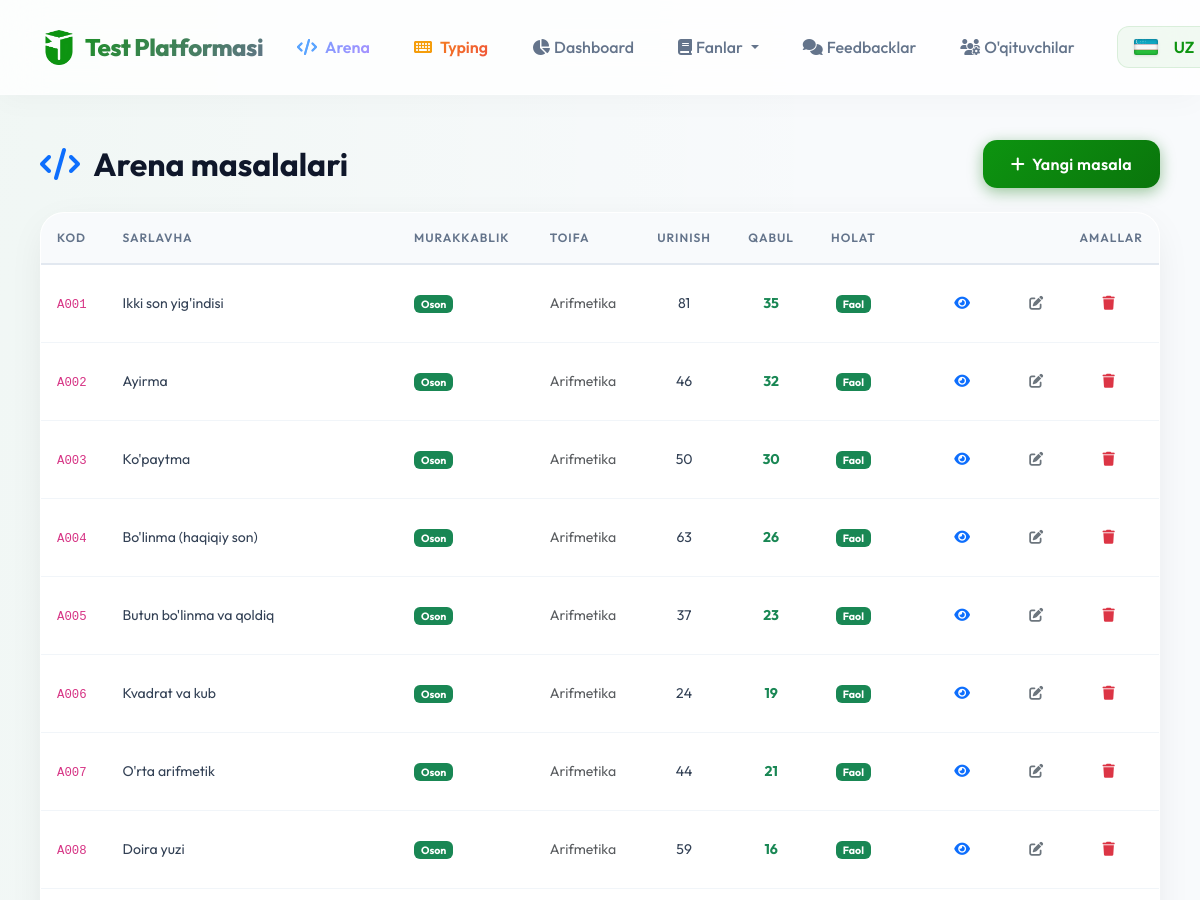
/arena/admin/problems (signed in, upper part), run on an earlier commit of the app's database.
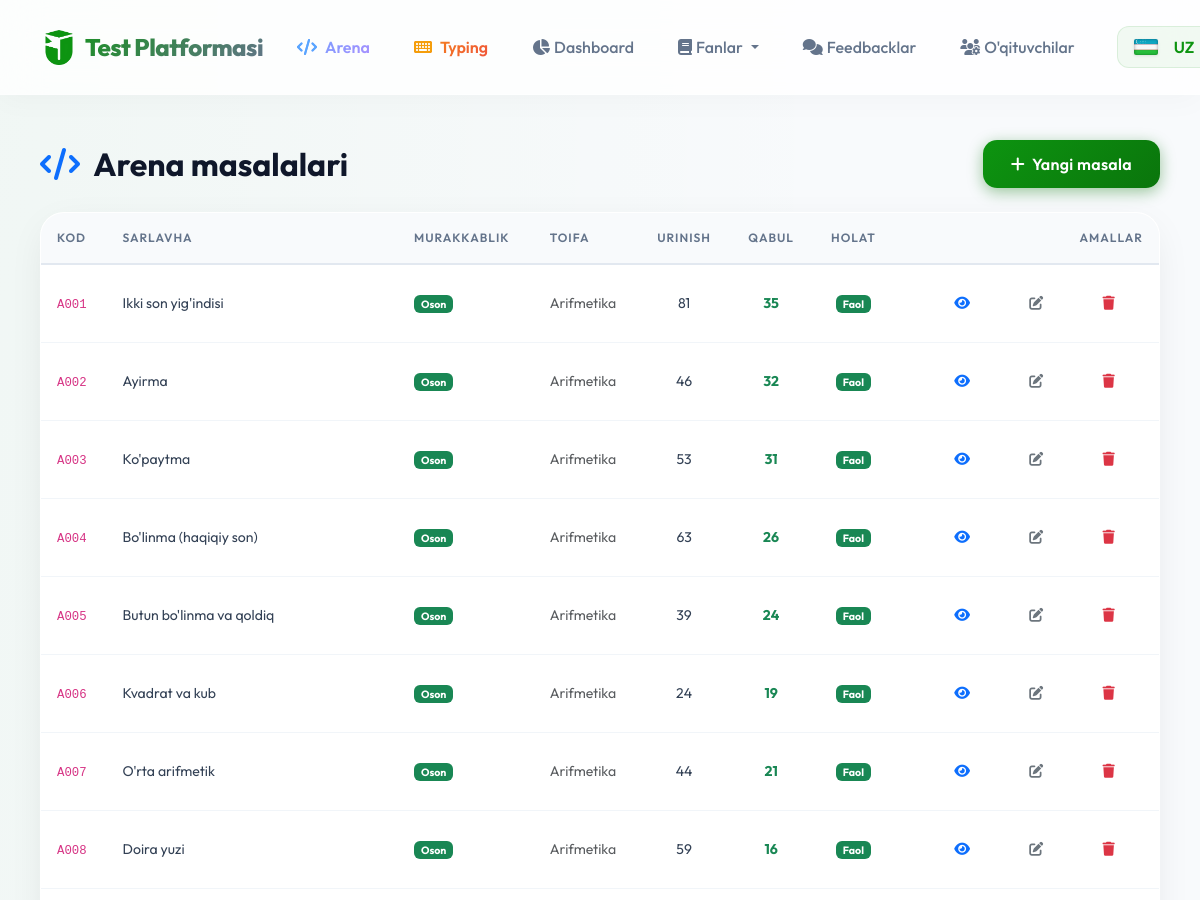
And on a later commit of the database.
### models.py (models this page shows)
class ArenaProblem(db.Model):
    __tablename__ = 'arena_problems'
    id = db.Column(db.Integer, primary_key=True)
    code = db.Column(db.String(10), unique=True, nullable=False)  # A001, M005
    title = db.Column(db.String(200), nullable=False)
    description = db.Column(db.Text, nullable=False)
    input_format = db.Column(db.Text, default='')
    output_format = db.Column(db.Text, default='')
    constraints = db.Column(db.Text, default='')
    examples = db.Column(db.Text, default='[]')  # JSON: [{input, output, explanation}]
    hidden_tests = db.Column(db.Text, default='[]')  # JSON: [{input, output}] — foydalanuvchiga ko'rsatilmaydi
    difficulty = db.Column(db.String(10), default='easy')   # easy / medium / hard
    category = db.Column(db.String(50), default='general')
    correct_answer = db.Column(db.Text, default='')          # for auto-grading
    time_limit = db.Column(db.Float, default=1.0)            # seconds (display)
    memory_limit = db.Column(db.Integer, default=256)        # MB (display)
    is_active = db.Column(db.Boolean, default=True)
    created_at = db.Column(db.DateTime, default=tashkent_now)
    accepted_count = db.Column(db.Integer, default=0)
    submission_count = db.Column(db.Integer, default=0)
    submissions = db.relationship('ArenaSubmission', backref='problem', lazy='dynamic')
    __table_args__ = (
        db.Index('ix_arena_problem_difficulty', 'difficulty'),
        db.Index('ix_arena_problem_category', 'category'),
        db.Index('ix_arena_problem_active', 'is_active'),
    )

### routes/arena.py (the view)
@arena_bp.route('/admin/problems')
@super_admin_required
def admin_problems():
    problems = (ArenaProblem.query
                .order_by(ArenaProblem.code).all())
    return render_template('admin_arena_problems.html', problems=problems)

### routes/arena.py (called while the page is built)
def _current_user():
    uid = session.get('arena_user_id')
    if not uid:
        return None
    return ArenaUser.query.get(uid)

def super_admin_required(f):
    @wraps(f)
    def decorated(*args, **kwargs):
        if not session.get('admin_id') or session.get('admin_user') != 'asilbek':
            abort(403)
        return f(*args, **kwargs)
    return decorated

@arena_bp.context_processor
def _inject():
    u = _current_user()
    if u:
        u.last_seen = tashkent_now()
        try:
            db.session.commit()
        except Exception:
            db.session.rollback()
    return dict(arena_user=u)

### templates/admin_arena_problems.html (shortened to what this page needs)
{% extends "base.html" %}
{% block content %}
<div class="main-container">
  <div class="d-flex align-items-center justify-content-between mb-4 flex-wrap gap-2">
    <h2 class="fw-bold mb-0"><i class="fas fa-code me-2 text-primary"></i> Arena masalalari</h2>
    <a href="{{ url_for('arena.admin_problem_new') }}" class="btn btn-primary">
      <i class="fas fa-plus me-1"></i> Yangi masala
    </a>
  </div>
  <div class="card">
    <div class="card-body p-0">
      <table class="table table-hover mb-0" style="font-size:.88rem;">
        <thead class="table-light">
          <tr>
            <th>Kod</th>
            <th>Sarlavha</th>
            <th>Murakkablik</th>
            <th>Toifa</th>
            <th class="text-center">Urinish</th>
            <th class="text-center">Qabul</th>
            <th class="text-center">Holat</th>
            <th class="text-end">Amallar</th>
          </tr>
        </thead>
        <tbody>
        {% for p in problems %}
        <tr>
          <td><code>{{ p.code }}</code></td>
          <td>{{ p.title }}</td>
          <td>
            <span class="badge {% if p.difficulty=='easy' %}bg-success{% elif p.difficulty=='medium' %}bg-warning text-dark{% else %}bg-danger{% endif %}">
              {% if p.difficulty=='easy' %}Oson{% elif p.difficulty=='medium' %}O'rta{% else %}Qiyin{% endif %}
            </span>
          </td>
          <td class="text-muted">{{ p.category or '—' }}</td>
          <td class="text-center">{{ p.submission_count }}</td>
          <td class="text-center text-success fw-bold">{{ p.accepted_count }}</td>
          <td class="text-center">
            {% if p.is_active %}
            <span class="badge bg-success">Faol</span>
            {% else %}
            <span class="badge bg-secondary">Yashirin</span>
            {% endif %}
          </td>
          <td class="text-end">
            <a href="{{ url_for('arena.problem_detail', pid=p.id) }}" class="btn btn-sm btn-outline-primary" target="_blank">
              <i class="fas fa-eye"></i>
            </a>
            <a href="{{ url_for('arena.admin_problem_edit', pid=p.id) }}" class="btn btn-sm btn-outline-secondary">
              <i class="fas fa-edit"></i>
            </a>
            <form method="POST" action="{{ url_for('arena.admin_problem_delete', pid=p.id) }}"
                  class="d-inline" onsubmit="return confirm('O\'chirishni tasdiqlaysizmi?')">
              <button type="submit" class="btn btn-sm btn-outline-danger">
                <i class="fas fa-trash"></i>
              </button>
            </form>
          </td>
        </tr>
        {% else %}
        <tr><td colspan="8" class="text-center py-5 text-muted">
          <i class="fas fa-code fa-2x d-block mb-2 opacity-25"></i>
          Masalalar yo'q. Birinchi masalani qo'shing!
        </td></tr>
        {% endfor %}
        </tbody>
      </table>
    </div>
  </div>
</div>
{% endblock %}

What changed in the data, as far as the page shows it:
changed ArenaProblem "Ko'paytma": submission_count "50" → "53"; accepted_count "30" → "31"
changed ArenaProblem "Butun bo'linma va qoldiq": submission_count "37" → "39"; accepted_count "23" → "24"
